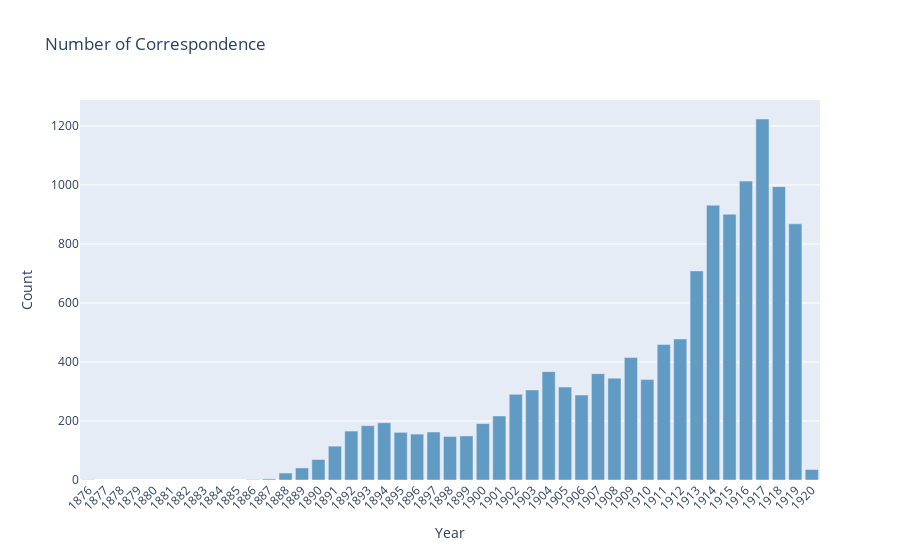

This figure's notebook cell:
### Code cell
import plotly.graph_objects as go


# 提取键和值
years = sorted(list(result.keys()))
counts = [result[year] for year in years]
# 创建条形图
fig = go.Figure(data=[go.Bar(x=years, y=counts, marker_color='#619AC3')])

# 添加标题和标签
fig.update_layout(
    title='Number of Correspondence',
    xaxis_title='Year',
    yaxis_title='Count',
    xaxis_tickangle=-45,
    xaxis=dict(
        tickmode='linear',  # 确保所有年份都显示
        dtick=1  # 每个刻度之间的间隔为1
    ),
    yaxis=dict(
        showgrid=True  # 显示y轴网格线
    ),
    template='plotly',  # 使用默认模板，不使用白色主题
    plot_bgcolor='#E5ECF6',  # 设置背景颜色为浅蓝色
    height=500  # 设置图形高度为500
)


fig.show()

### Figure 1 — Plotly figure (JSON) as saved in the notebook; plotly's stock layout.template omitted (floating-point values rounded to 4 significant figures)
{"data": [{"marker": {"color": "#619AC3"}, "type": "bar", "x": [1876, 1886, 1887, 1888, 1889, 1890, 1891, 1892, 1893, 1894, 1895, 1896, 1897, 1898, 1899, 1900, 1901, 1902, 1903, 1904, 1905, 1906, 1907, 1908, 1909, 1910, 1911, 1912, 1913, 1914, 1915, 1916, 1917, 1918, 1919, 1920], "y": [1, 1.3, 3.74, 23.61, 40.86, 69.51, 114.7, 165.8, 184.1, 194.1, 161.5, 155.6, 162.6, 147.5, 149.4, 191.2, 217.1, 290.3, 305.2, 367.3, 315.1, 288.0, 360.4, 345.3, 415.3, 340.3, 459.1, 478.1, 708.8, 931.4, 900.9, 1013.0, 1224.0, 994.3, 868.3, 35.63]}], "layout": {"autosize": true, "plot_bgcolor": "#E5ECF6", "title": {"text": "Number of Correspondence"}, "xaxis": {"autorange": true, "dtick": 1, "range": [1876.0, 1920.0], "tickangle": -45, "tickmode": "linear", "title": {"text": "Year"}, "type": "linear"}, "yaxis": {"autorange": true, "range": [0, 1288.0], "showgrid": true, "title": {"text": "Count"}, "type": "linear"}}}
